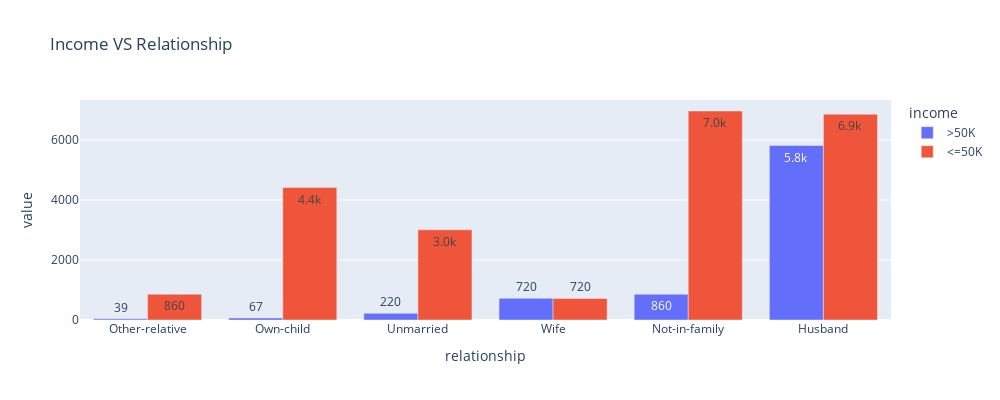

This figure's notebook cell:
### Code cell
px.bar(d5,x='relationship',y=['Count'] ,hover_data=["income"],color="income",barmode='group',text_auto='.2s',width=1000,height=400,title="Income VS Relationship ")

### Figure 1 — Plotly figure (JSON) as saved in the notebook; plotly's stock layout.template omitted (floating-point values rounded to 4 significant figures)
{"data": [{"alignmentgroup": "True", "customdata": [[">50K"], [">50K"], [">50K"], [">50K"], [">50K"], [">50K"]], "hovertemplate": "income=%{customdata[0]}<br>relationship=%{x}<br>value=%{y}<extra></extra>", "legendgroup": ">50K", "marker": {"color": "#636efa", "pattern": {"shape": ""}}, "name": ">50K", "offsetgroup": ">50K", "orientation": "v", "showlegend": true, "textposition": "auto", "texttemplate": "%{y:.2s}", "type": "bar", "x": ["Other-relative", "Own-child", "Unmarried", "Wife", "Not-in-family", "Husband"], "xaxis": "x", "y": [39, 67, 224, 724, 860, 5818], "yaxis": "y"}, {"alignmentgroup": "True", "customdata": [["<=50K"], ["<=50K"], ["<=50K"], ["<=50K"], ["<=50K"], ["<=50K"]], "hovertemplate": "income=%{customdata[0]}<br>relationship=%{x}<br>value=%{y}<extra></extra>", "legendgroup": "<=50K", "marker": {"color": "#EF553B", "pattern": {"shape": ""}}, "name": "<=50K", "offsetgroup": "<=50K", "orientation": "v", "showlegend": true, "textposition": "auto", "texttemplate": "%{y:.2s}", "type": "bar", "x": ["Wife", "Other-relative", "Unmarried", "Own-child", "Husband", "Not-in-family"], "xaxis": "x", "y": [719, 860, 3008, 4416, 6861, 6969], "yaxis": "y"}], "layout": {"barmode": "group", "height": 400, "legend": {"title": {"text": "income"}, "tracegroupgap": 0}, "title": {"text": "Income VS Relationship "}, "width": 1000, "xaxis": {"anchor": "y", "domain": [0, 1], "title": {"text": "relationship"}}, "yaxis": {"anchor": "x", "domain": [0, 1], "title": {"text": "value"}}}}
